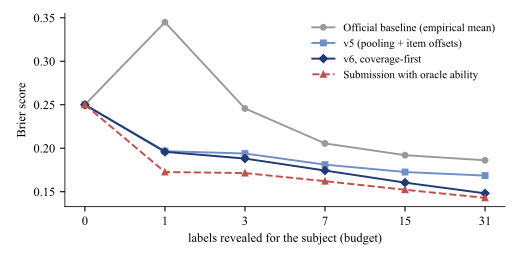

This chart was generated by the following Python code:
# Figure 1: Brier by budget, 300-item regime. Numbers are the PER_BUDGET lines of the logs named below.
import ast, matplotlib
matplotlib.use("Agg")
import matplotlib.pyplot as plt
plt.rcParams.update({"font.family": "serif", "font.serif": ["Times New Roman", "Times"], "font.size": 9, "pdf.fonttype": 42, "axes.linewidth": 0.6})
import os
D = next(d for d in ("../../data/", "../data/", "data/") if os.path.isdir(d))
def pb(f):
    line = [l for l in open(D + f) if l.startswith("PER_BUDGET")][0]
    return ast.literal_eval(line.split(" ", 1)[1])
runs = [("Official baseline (empirical mean)", "pp_baseline_mean_random.log", "#9a9a9a", "o"),
        ("v5 (pooling + item offsets)", "pp_v5_random_pb.log", "#6f8fc8", "s"),
        ("v6, coverage-first", "pp_v6_cover_pb.log", "#1f3b73", "D"),
        ("Submission with oracle ability", "oracle1_300.log", "#c0504d", "^")]
B = [0, 1, 3, 7, 15, 31]
fig, ax = plt.subplots(figsize=(5.2, 2.6))
for lab, f, c, m in runs:
    d = pb(f); ax.plot(range(len(B)), [d[b] for b in B], marker=m, ms=4, lw=1.4, color=c, label=lab, ls="--" if "oracle" in lab else "-")
ax.set_xticks(range(len(B))); ax.set_xticklabels(B); ax.set_xlabel("labels revealed for the subject (budget)"); ax.set_ylabel("Brier score")
for s in ("top", "right"): ax.spines[s].set_visible(False)
ax.legend(frameon=False, fontsize=8); fig.tight_layout(); fig.savefig("fig_budget.pdf")
